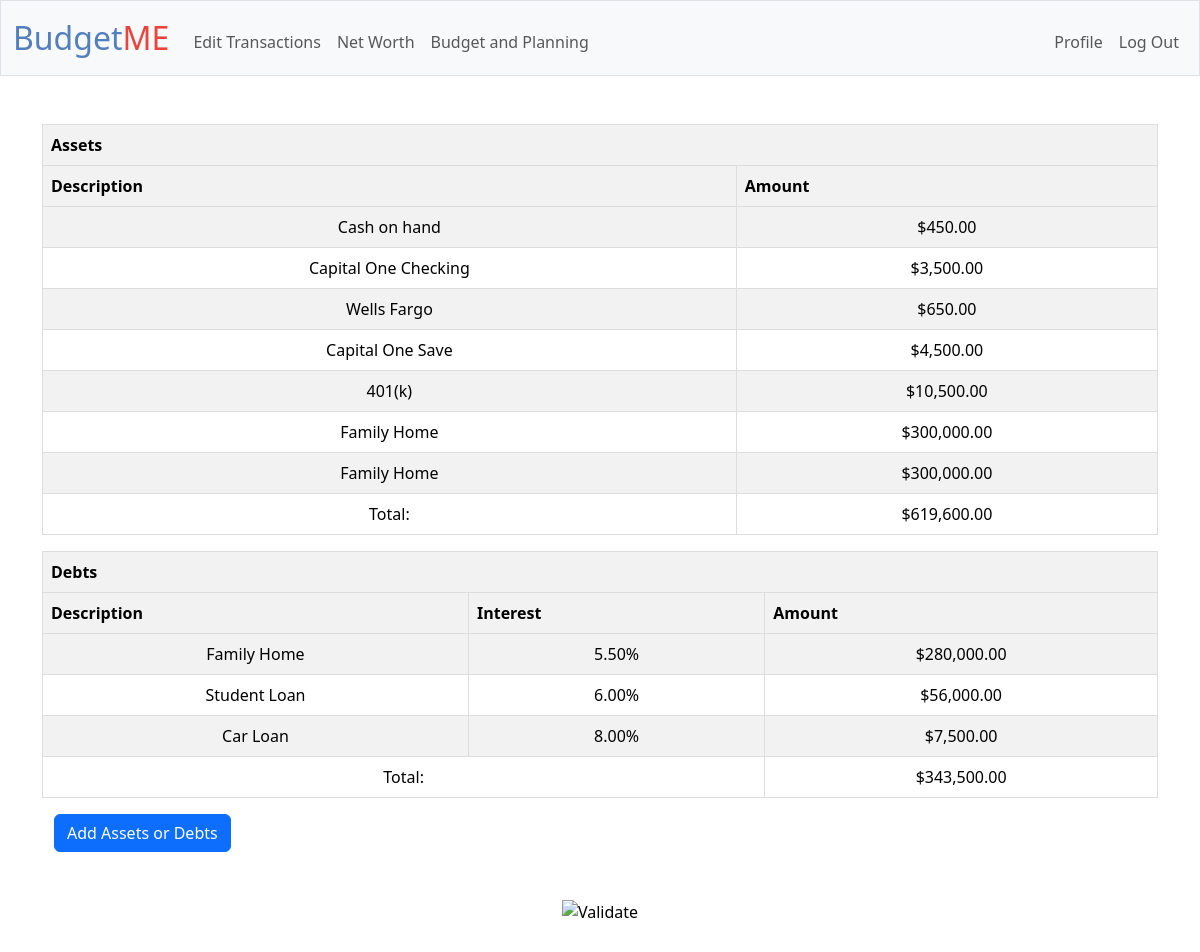
/ (signed in), run on the app's committed database.
### tables this page shows
CREATE TABLE "assets" (
    id INTEGER PRIMARY KEY AUTOINCREMENT,
    user_id INTEGER NOT NULL,
    asset_name TEXT,
    asset_type TEXT NOT NULL,
    value REAL NOT NULL,
    FOREIGN KEY(user_id) REFERENCES users(id) ON DELETE CASCADE
);

CREATE TABLE "debts" (
    id INTEGER PRIMARY KEY AUTOINCREMENT,
    user_id INTEGER NOT NULL,
    creditor_name TEXT NOT NULL,
    debt_type TEXT,
    amount REAL NOT NULL,
    due_date DATE,
    interest_rate REAL NOT NULL,
    FOREIGN KEY (user_id) REFERENCES users(id) ON DELETE CASCADE
);

### app.py (the view)
@app.route("/")
@login_required
def index():
    name = session["username"]
    assets = db.execute("SELECT * FROM assets WHERE user_id = ?", session["user_id"])
    debts = db.execute("SELECT * FROM debts WHERE user_id = ?", session["user_id"])
    total_debt = 0
    total_asset = 0
    for i in range(0, len(assets)):
        total_asset += int(assets[i]['value'])
        assets[i]['value'] = usd(assets[i]['value'])
    for i in range(0, len(debts)):
        total_debt += int(debts[i]['amount'])
        debts[i]['amount'] = usd(debts[i]['amount'])
        debts[i]['interest_rate'] = interest(debts[i]['interest_rate'])
    total_debt = usd(total_debt)
    total_asset = usd(total_asset)
    return render_template("index.html", name=name, assets=assets, debts=debts, total_debt=total_debt, total_asset=total_asset)

### app.py (called while the page is built)
@app.after_request
def after_request(response):
    response.headers["Cache-Control"] = "no-cache, no-store, must-revalidate"
    response.headers["Expires"] = 0
    response.headers["Pragma"] = "no-cache"
    return response

### helpers.py (called while the page is built)
def login_required(f):
    @wraps(f)
    def decorated_function(*args, **kwargs):
        if session.get("user_id") is None:
            return redirect("/login")
        return f(*args, **kwargs)
    return decorated_function

def usd(value, type=""):
    if type == 'expense':
        return f"-${value:,.2f}"
    else:
        return f"${value:,.2f}"

def interest(value):
    return f"{value:.2f}%"

### templates/index.html (shortened to what this page needs)
{% extends "layout.html" %}
{% block main %}
    <table class="table table-hover table-striped">
        <thead>
            <tr class="list-heading">
                <th scope="col" colspan="2">Assets</th>
            </tr>
            <tr>
                <th scope="col">Description</th>
                <th scope="col">Amount</th>
            </tr>
        </thead>
        <tbody>
            {% for asset in assets %}
            <tr>
                <td scope="row">{{ asset.asset_name }}</td>
                <td scope="row">{{ asset.value }}</td>
            </tr>
            {% endfor %}
        </tbody>
        <tfoot>
            <tr>
                <td>Total:</td>
                <td>{{ total_asset }}</td>
            </tr>
        </tfoot>
    </table>
    <table class="table table-hover table-striped">
        <thead>
            <tr class="list-heading">
                <th scope="col" colspan="3">Debts</th>
            </tr>
            <tr>
                <th scope="col">Description</th>
                <th>Interest</th>
                <th scope="col">Amount</th>
            </tr>
        </thead>
        <tbody>
            {% for debt in debts %}
            <tr>
                <td scope="row">{{ debt.creditor_name }}</td>
                <td scope="row">{{ debt.interest_rate }}</td>
                <td scope="row">{{ debt.amount }}</td>
            </tr>
            {% endfor %}
        </tbody>
        <tfoot>
            <tr>
                <td colspan="2">Total:</td>
                <td>{{ total_debt }}</td>
            </tr>
        </tfoot>
    </table>
    <div class="container text-start">
        <form action="/addnetworth" method="get">
            <button class="btn btn-primary" type="submit" name="submit" value="debt">Add Assets or Debts</button>
        </form>
    </div>
{% endblock %}

### static/styles.css (style rules this page uses)
.table { width: 100%; border-collapse: collapse; }
.table th, .table td { border: 1px solid #ddd; padding: 8px; }
.table th { background-color: #f2f2f2; text-align: left; }

### data on the page
assets: asset_name "Cash on hand", value "$450.00"
assets: asset_name "Capital One Checking", value "$3,500.00"
assets: asset_name "Wells Fargo", value "$650.00"
assets: asset_name "Capital One Save", value "$4,500.00"
assets: asset_name "401(k)", value "$10,500.00"
assets: asset_name "Family Home", value "$300,000.00"
assets: asset_name "Family Home", value "$300,000.00"
debts: creditor_name "Family Home", interest_rate "5.50%", amount "$280,000.00"
debts: creditor_name "Student Loan", interest_rate "6.00%", amount "$56,000.00"
debts: creditor_name "Car Loan", interest_rate "8.00%", amount "$7,500.00"

### other printed values
{{ total_asset }} "$619,600.00"
{{ total_debt }} "$343,500.00"
